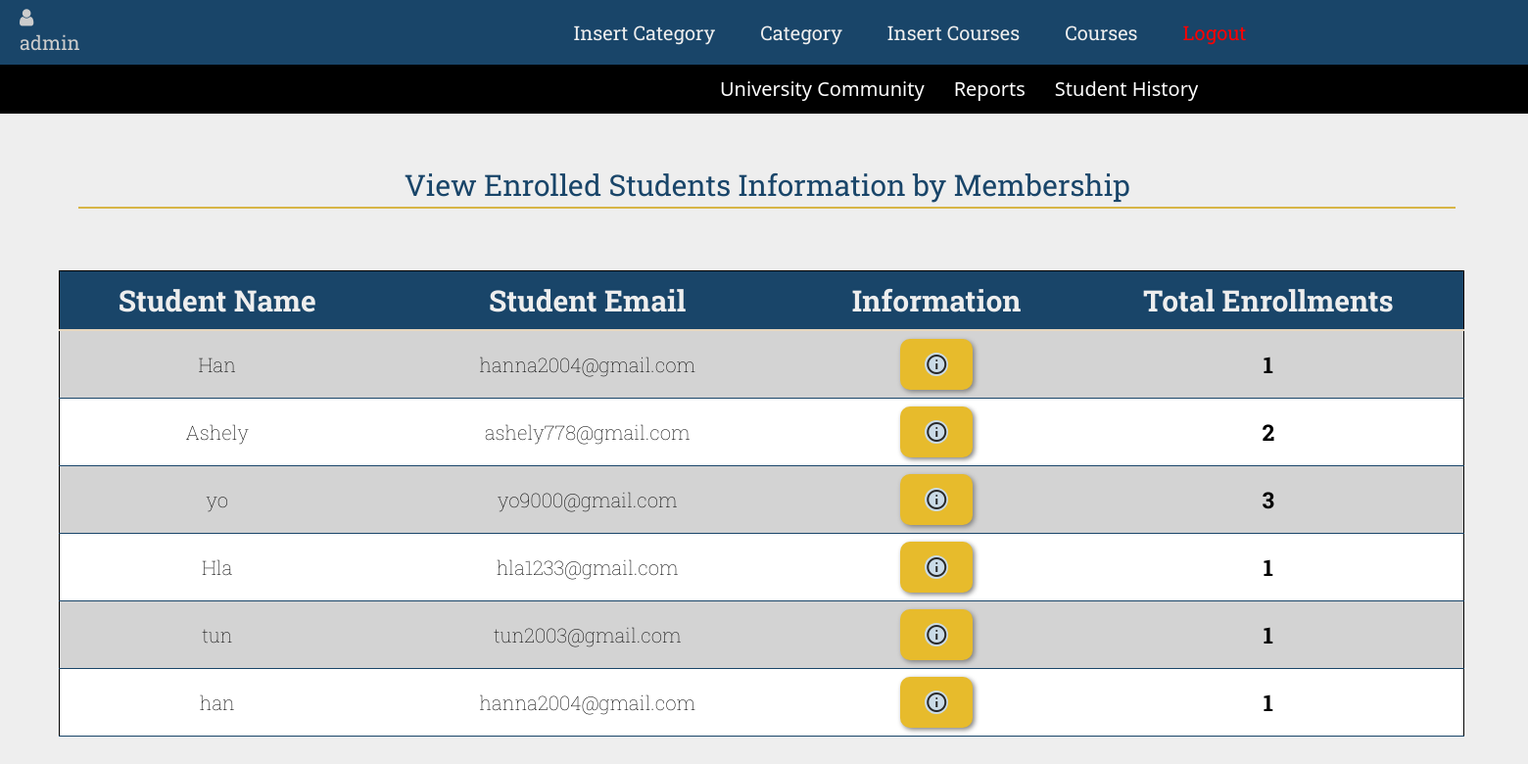
/viewenroll.php (signed in), run on the app's committed database.
### tables this page shows
CREATE TABLE `student_information` (
  `SID` int(11) NOT NULL COMMENT 'student login account id , auto-generated',
  `Sname` varchar(1000) NOT NULL COMMENT 'login student account name',
  `Spwd` varchar(1000) NOT NULL COMMENT 'student account password',
  `Semail` varchar(100) NOT NULL COMMENT 'email of student to login'
);

### viewenroll.php (the view, shortened to what this page needs)
<?php
include './connection.php';
?>
<html>
<head>
    <link href="https://cdn.jsdelivr.net/npm/bootstrap@5.3.0-alpha1/dist/css/bootstrap.min.css" rel="stylesheet"
>
    <link rel="stylesheet" href="https://cdnjs.cloudflare.com/ajax/libs/font-awesome/4.7.0/css/font-awesome.min.css">
</head>
<body>
    <nav class="navbar navbar-expand-lg nav">
        <div class="admin">
            <div class="navv"> <a><i class="fa fa-user" aria-hidden="true"></i></a></div>
            <div class="namelogo">
                <?php
            if(isset($_SESSION['u'])){
                $username=$_SESSION['u'];
                echo $username;
            }
            ?>
            </div>
        </div>
        <div class="collapse navbar-collapse" id="navbarNav">
            <ul class="navbar-nav">
                <li class="nav-item">
                    <a class="nav-link navtit" href="./insertcategory.php"> Insert Category </a>
                </li>
                <li class="nav-item">
                    <a class="nav-link navtit" href="./viewcategory.php"> Category</a>
                </li>
                <li class="nav-item active">
                    <a class="nav-link navtit" href="./insert.php">Insert Courses<span class="sr-only"></span></a>
                </li>
                <li class="nav-item">
                    <a class="nav-link navtit" href="./viewcourseadm.php">Courses</a>
                </li>
                <li class="nav-item">
                    <a class="nav-link navtit" href="./admlogout.php" style="color:red; "> Logout</a>
                </li>
            </ul>
        </div><br>
    </nav>
    <div class="smallnav" style="background-color: black;">
        <ul class="">
            <li class="">
                <a class="nav-link " href="./enrollstuadm.php">University Community</a>
            </li>
            <li class="">
                <a class="nav-link " href="./studentCount.php"> Reports</a>
            </li>
            <li class="">
                <a class="nav-link " href="./viewenroll.php"> Student History</a>
            </li>
        </ul>
    </div>
    <div class="data">View Enrolled Students Information by Membership</div>
    <?php
    include './connection.php';
    $sql = $a->prepare("SELECT DISTINCT s.SID, s.Sname, s.Semail
                        FROM student_information s
                        INNER JOIN enroll e ON s.SID = e.SID");
    $sql->execute();
    ?>
    <table border="1">
        <br><br>
        <tr>
            <th>Student Name</th>
            <th>Student Email</th>
            <th>Information</th>
            <th>Total Enrollments</th>
        </tr>
        <?php
        while ($row = $sql->fetch(PDO::FETCH_ASSOC)) {
            extract($row);
        ?>
        <tr>
            <td><?php echo $Sname;?></td>
            <td><?php echo $Semail;?></td>
            <td>
                <div class="btn">
                    <a href="./viewhisdetail.php?vhis=<?php echo $SID;?>" class="viewitemm">
                        <span class="material-symbols-outlined">info</span>
                    </a>
                </div>
            </td>
            <td style="font-weight:bolder;font-size:23px;">
                <?php
                $enrollmentCount = $a->query("SELECT COUNT(*) FROM enroll WHERE SID = '$SID'")->fetchColumn();
                echo $enrollmentCount;
                ?>
            </td>
        </tr>
        <?php }?>
    </table>
</body>
</html>

### viewenroll.php (style rules this page uses)
table { font-family: 'Open Sans', sans-serif; font-family: 'Roboto Condensed', sans-serif; font-family: 'Roboto Slab', serif; width: 100%; text-align: center; border-collapse: collapse; border: 1px solid black; font-size: 10px; column-width: 10px; margin: 15px 60px; }
body { margin: 0; padding: 0; background-color: #eeeeee; overflow-x: hidden; }
th { font-size: 30px; background-color: #194569; padding: 10px; color: #eeeeee; border-bottom: 2px solid #E6D6BE; }
table a:link, table a:visited, .foot a:link, .foot a:visited { background-color: #E7BB2C; color: #282828; padding: 14px 25px; text-align: center; text-decoration: none; display: inline-block; border-radius: 10px; font-size: 20px; font-weight: bold; box-shadow: 2px 2px 5px grey; }
.data { color: #194569; font-family: 'Open Sans', sans-serif; font-family: 'Roboto Condensed', sans-serif; font-family: 'Roboto Slab', serif; font-size: 45px; text-align: center; padding-top: 10px; margin-top: -10px; }
td { font-size: 20px; font-family: 'Open Sans', sans-serif; font-family: 'Roboto Condensed', sans-serif; font-family: 'Roboto Slab', serif; font-weight: 100; padding-left: 40px; padding-right: 40px; color: black; }
body { margin: 0; padding: 0; width: 92%; }
.data { font-size: 30px; border-bottom: 2px solid #d7b546; width: 98%; margin-left: 80px; text-align: center; margin-top: 40px; }
.admin { font-family: 'Open Sans', sans-serif; font-family: 'Roboto Condensed', sans-serif; font-family: 'Roboto Slab', serif; font-size: 30px; margin-left: 20px; margin-right: 20%; color: #194569; }
.navtit { font-family: 'Open Sans', sans-serif; font-family: 'Roboto Condensed', sans-serif; font-family: 'Roboto Slab', serif; color: #eeeeee; background-color: #194569; font-size: 20px; margin-right: 30px; }
tr { margin-bottom: 10px; border-bottom: 1px solid #194569; }
tr:nth-child(even) { background-color: #d3d3d3; }
tr:nth-child(odd) { background-color: white; }
.viewitemm span { background-color: #cadbe7; border-radius: 100%; }
.nav { background-color: #194569; width: 225vh; }
.navbar-nav { margin-left: 10%; }
.admin { margin-left: 20px; color: #ccc; font-size: 20px; }
.smallnav { background-color: black; font-size: 20px; width: 225vh; }
.smallnav ul { list-style-type: none; margin: 0; padding: 0; display: flex; margin-left: 40%; }
.smallnav li { display: inline; }
.smallnav li a { color: white; text-decoration: none; padding: 10px 15px; }

### data on the page
student_information: Sname "Han", Semail "hanna2004@gmail.com", enrollmentCount "1"
student_information: Sname "Ashely", Semail "ashely778@gmail.com", enrollmentCount "2"
student_information: Sname "yo", Semail "yo9000@gmail.com", enrollmentCount "3"
student_information: Sname "Hla", Semail "hla1233@gmail.com", enrollmentCount "1"
student_information: Sname "tun", Semail "tun2003@gmail.com", enrollmentCount "1"
student_information: Sname "han", Semail "hanna2004@gmail.com", enrollmentCount "1"

### other printed values
$username "admin"
